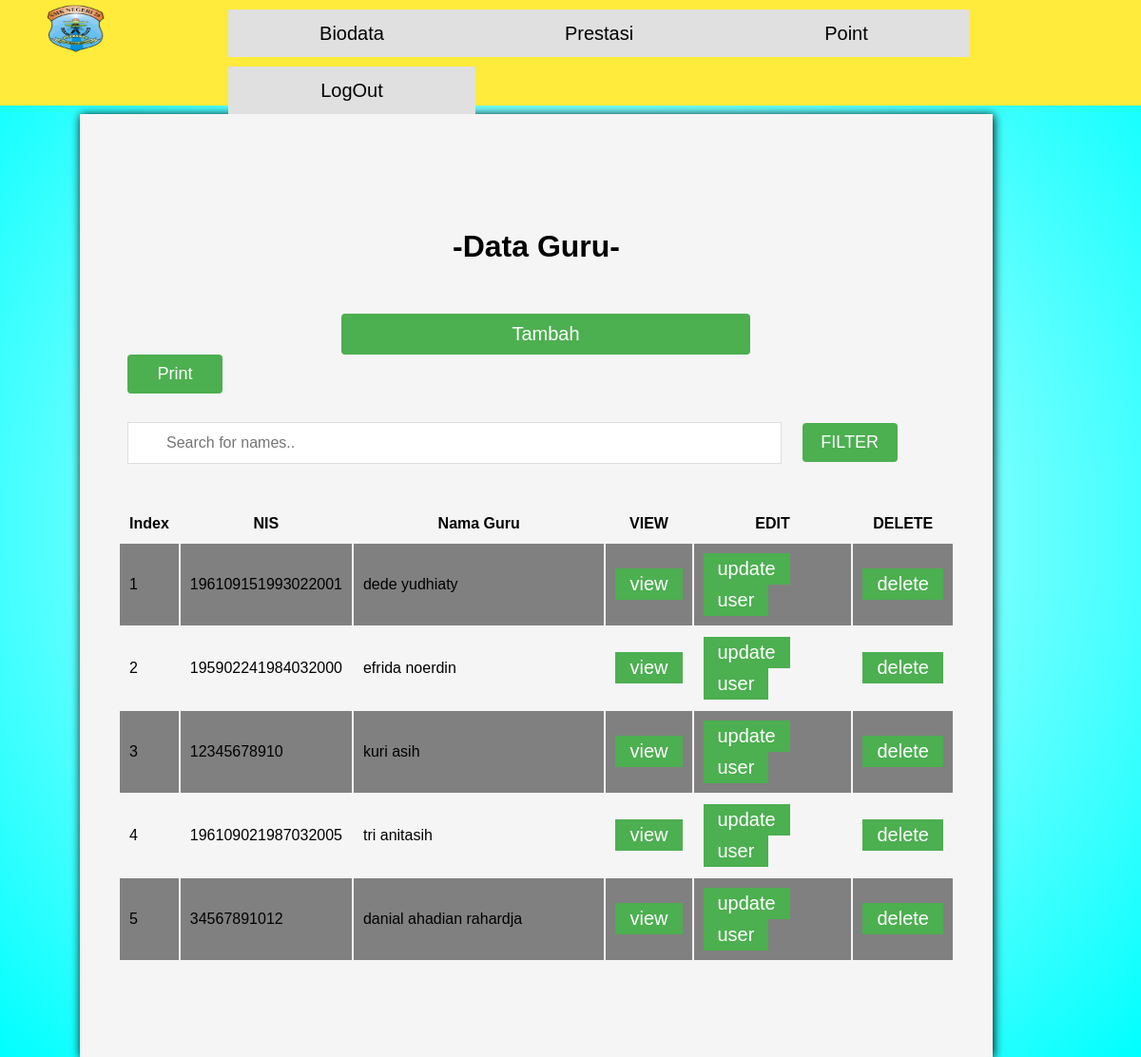
Page /DataGuru.php (signed in) on the committed database.
### tables this page shows
CREATE TABLE `prestasi_biodata` (
  `iBiodataId` bigint(255) NOT NULL,
  `iNomerInduk` bigint(255) NOT NULL,
  `vcBiodataNama` varchar(255) NOT NULL,
  `vcAgama` varchar(255) DEFAULT NULL,
  `vcTempatLahir` varchar(255) DEFAULT NULL,
  `dtTanggalLahir` date DEFAULT NULL,
  `vcAlamat` varchar(255) DEFAULT NULL,
  `vcNomerHP` varchar(255) DEFAULT NULL,
  `vcEmail` varchar(255) DEFAULT NULL,
  `vcPendidikanTerakhir` varchar(255) DEFAULT NULL,
  `vcInstansiPendidikanTerakhir` varchar(255) DEFAULT NULL,
  `vcBiodataKelas` varchar(255) DEFAULT NULL,
  `iPoint` int(64) NOT NULL,
  `vcStatus` varchar(64) NOT NULL,
  `blProfilePic` longblob
);

### DataGuru.php (the view, shortened to what this page needs)
<?php
include('PHP/connection.php');
if($_SESSION['STATUS']=="siswa"){
  echo '
  <div class="NavigatorMenu">
    <div id="NavigatorKiri">
      <a href="INDEX.php"><img src="IMG&LOGO/Logo SMKN 26 Jakarta.png"></a>
    </div>
    <div id="NavigatorKanan">
      <ul>
        <li><a id="marginmenu" href="Biodata.php">Biodata</a>
        </li>
        <li><a id="marginmenu" href="RiwayatPrestasi.php">Prestasi</a>
        <ul>
                    <li id="menu21"><a href="Prestasi.php">Pengajuan Prestasi</a></li>
                </ul>
        </li>
        <li><a id="marginmenu" href="Riwayatpoint.php">Point</a>
        </li>
        </li>
        <li><a href="PHP/logout.php">LogOut</a></li>
      </ul>
    </div>
  </div>
  ';
}elseif ($_SESSION['STATUS']=="guru") {
  echo '
  <div class="NavigatorMenu">
    <div id="NavigatorKiri">
      <a href="INDEX.php"><img src="IMG&LOGO/Logo SMKN 26 Jakarta.png"></a>
    </div>
    <div id="NavigatorKanan">
      <ul>
        <li><a id="marginmenu" href="Biodata.php">Biodata</a>
          <ul>
                  <li id="menu11"><a href="datasiswa.php">Data Siswa</a></li>
                  <li id="menu12"><a href="dataguru.php">Data Guru</a></li>
                  <li id="menu13"><a href="dataadmin.php">Data Admin</a></li>
                  <li id="menu14"><a href="BiodataKelas.php">Data Kelas</a></li>
                  <li id="menu15"><a href="Biodatainstansi.php">Data Instansi</a></li>
                  <li id="menu16"><a href="DataPelanggaran.php">Data Pelanggaran</a></li>
               </ul>
        </li>
        <li><a id="marginmenu" href="RiwayatPrestasi.php">Prestasi</a>
          <ul>
                    <li id="menu21"><a href="Prestasi.php">Pengajuan Prestasi</a></li>
                </ul>
        </li>
        <li><a id="marginmenu" href="Riwayatpoint.php">Point</a>
          <ul>
                    <li id="menu31"><a href="point.php">Pengajuan point</a></li>
                </ul>
        </li>
        </li>
        <li><a href="PHP/logout.php">LogOut</a></li>
      </ul>
    </div>
  </div>
  ';
}
?>
<!DOCTYPE html>
<html lang="en">
<head>
  <link rel="stylesheet" href="css.css">
  <link rel="stylesheet" href="print.css">
</head>
<body>
  <div class="DataGuru">
    <div class="Container">
      <h1>-Data Guru-</h1>
      <div class="TombolTombol">
        <center><button id="TombolTambah">Tambah</button></center>
        <button id="TombolPrint">Print</button>
      </div>
      <div class="SearchBox">
      <input type="text" id="myInput" onkeyup="myFunction()" placeholder="Search for names.." title="Type in a name">
      <button id="filterbutton" onclick="hiddenfilter()">FILTER</button>
    </div>
      <div class="DisplayData">
        <center>
          <table id="myTable">
            <tr>
              <th onclick="SortNumberData(1)" width="1%">Index</th>
              <th onclick="SortNumberData(2)" width="5%">NIS</th>
              <th onclick="SortStringData(3)" width="50%">Nama Guru</th>
              <th width="1%">VIEW</th>
              <th width="25%">EDIT</th>
              <th width="1%">DELETE</th>
            </tr>
            <?php
             if(isset($_POST['searching'])){
              $nis = $_POST['nis'];
      $fetchsql = "SELECT * FROM prestasi_biodata WHERE iNomerInduk LIKE '%$nis%' AND vcStatus='guru'";
            }else{
        $fetchsql = "SELECT * FROM prestasi_biodata WHERE vcStatus='guru' OR vcStatus='GURU'";
            }
$fetchresault = $conn->query($fetchsql);
$no = 1;
if($fetchresault->num_rows>0){
  while($row = $fetchresault->fetch_assoc()) {
    echo "<tr>";
    echo "<td>".$no++."</td>";
    echo "<td>".$row["iNomerInduk"]."</td>";
    echo "<td>".$row["vcBiodataNama"]."</td>";
    echo "<td><input type='button' name='viewe' value='view' id=".$row['iBiodataId']." class='viewe_data' onclick='model3()'/></td>";
    echo "<td><input type='button' name='updatee' value='update' id=".$row['iBiodataId']." class='updatee_data' onclick='model1()'/>
              <input type='button' name='updatee2' value='user' id=".$row['iNomerInduk']." class='updatee_data2' onclick='model4()'/></td>";
    echo "<td><input type='button' name='deletee' value='delete' id=".$row['iBiodataId']." class='deletee_data' onclick='model2()'/></td>";
    echo "</tr>";
}
echo "</table>";
} else {
echo "0 results";
}
?>
        </center>
      </div>
    </div>
  </div>
</body>
</html>

### css.css (style rules this page uses)
body { margin: 0px; padding: 0; border: 0px; background-image: radial-gradient(circle, white, aqua); font-family: Arial, Helvetica, sans-serif; z-index: 0; overflow: auto; }
input:read-only { background: #E0E0E0; border: none; }
.NavigatorMenu { padding: 0px; margin: 0px; top: 0; background-color: #FFEB3B; height: 10%; width: 100%; color: white; position: fixed; z-index: 100; }
.NavigatorMenu #NavigatorKiri { float: left; display: block; height: auto; width: auto; padding: 5px; padding-left: 50px; color: white; }
.NavigatorMenu #NavigatorKanan { float: right; display: block; height: 100%; width: 80%; color: white; }
.NavigatorMenu img { height: 50px; width: 60px }
.NavigatorMenu ul { margin: 0px; padding: 0px; list-style: none; background-color: transparent; }
.NavigatorMenu ul li { float: left; width: 260px; height: auto; margin-top: 10px; text-align: center; line-height: 50px; font-size: 20px; background-color: #E0E0E0; }
.NavigatorMenu ul li a { text-decoration: none; color: #000000; display: block; }
.Container { height: auto; width: 80%; background-color: #F5F5F5; margin-left: 7%; margin-top: 10%; box-shadow: 1px 1px 10px black; padding-top: 100px; padding-left: 40px; padding-right: 40px; padding-bottom: 100px; }
.Container h1 { text-align: center; }
.Container tr th, .SemuaModal tr th { text-align: center; }
.TombolTombol { padding: 10px; margin-bottom: 10px; }
.TombolTombol #TombolTambah { height: auto; width: 50%; font-size: 20px; margin-left: 60px; margin-right: 40px; margin-top: 20px; text-align: center; background-color: #4CAF50; color: white; cursor: pointer; border: none; border-radius: 4px; padding: 10px; }
.TombolTombol #TombolPrint { height: auto; width: 100px; font-size: 18px; text-align: center; background-color: #4CAF50; color: white; cursor: pointer; border: none; border-radius: 4px; padding: 10px; }
.SearchBox { padding: 10px; width: 100%; height: auto; }
* { box-sizing: border-box; }
.SearchBox #myInput { background-position: 10px 10px; background-repeat: no-repeat; width: 80%; font-size: 16px; padding: 12px 20px 12px 40px; border: 1px solid #ddd; margin-bottom: 12px; }
#filterbutton { height: auto; width: 100px; font-size: 18px; text-align: center; background-color: #4CAF50; color: white; cursor: pointer; border: none; border-radius: 4px; padding: 10px; margin-left: 2% }
.DisplayData { margin-top: 20px; height: auto; width: 100%; }
.DisplayData input[type="button"], .SemuaModal input[type="button"], .DisplayData button, .SemuaModal button { background-color: #4CAF50; width: auto; height: auto; border: none; color: white; padding: 5px 15px; text-align: center; text-decoration: none; display: inline-block; font-size: 20px; cursor: pointer; text-decoration: none; }
.DisplayData th, .SemuaModal th { cursor: pointer; }
.DisplayData th, .SemuaModal th, .DisplayData td, .SemuaModal td { text-align: left; padding: 10px; font-size: 16px; }
.DisplayData tr:nth-child(even), .SemuaModal tr:nth-child(even) { background-color: grey; }

### rows in the picture
prestasi_biodata: iNomerInduk "196109151993022001", vcBiodataNama "dede yudhiaty"
prestasi_biodata: iNomerInduk "195902241984032000", vcBiodataNama "efrida noerdin"
prestasi_biodata: iNomerInduk "12345678910", vcBiodataNama "kuri asih"
prestasi_biodata: iNomerInduk "196109021987032005", vcBiodataNama "tri anitasih"
prestasi_biodata: iNomerInduk "34567891012", vcBiodataNama "danial ahadian rahardja"
